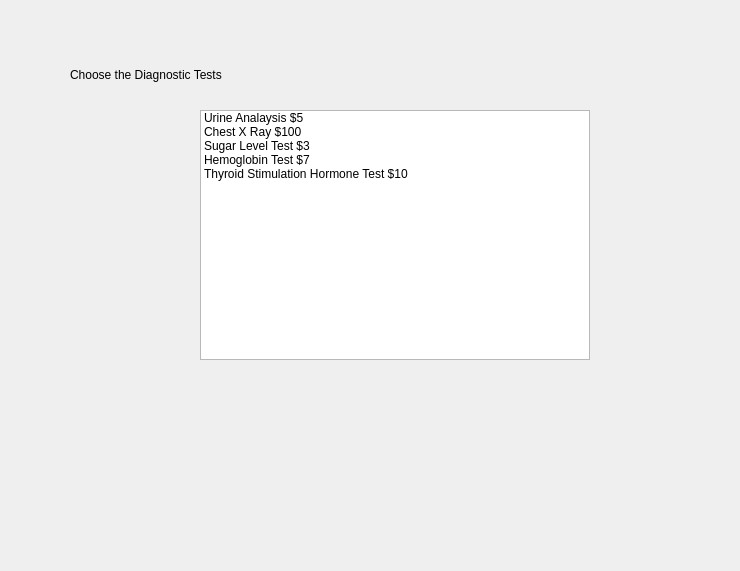
<?xml version="1.0" encoding="UTF-8"?>
<ui version="4.0">
 <class>Dialog</class>
 <widget class="QDialog" name="Dialog">
  <property name="geometry">
   <rect>
    <x>0</x>
    <y>0</y>
    <width>740</width>
    <height>571</height>
   </rect>
  </property>
  <property name="windowTitle">
   <string>Dialog</string>
  </property>
  <widget class="QLabel" name="label">
   <property name="geometry">
    <rect>
     <x>70</x>
     <y>60</y>
     <width>220</width>
     <height>30</height>
    </rect>
   </property>
   <property name="text">
    <string>Choose the Diagnostic Tests</string>
   </property>
  </widget>
  <widget class="QLabel" name="labelTest">
   <property name="geometry">
    <rect>
     <x>150</x>
     <y>440</y>
     <width>500</width>
     <height>50</height>
    </rect>
   </property>
   <property name="text">
    <string/>
   </property>
  </widget>
  <widget class="QListWidget" name="listWidgetDiagnosis">
   <property name="geometry">
    <rect>
     <x>200</x>
     <y>110</y>
     <width>390</width>
     <height>250</height>
    </rect>
   </property>
   <item>
    <property name="text">
     <string>Urine Analaysis $5</string>
    </property>
   </item>
   <item>
    <property name="text">
     <string>Chest X Ray $100</string>
    </property>
   </item>
   <item>
    <property name="text">
     <string>Sugar Level Test $3</string>
    </property>
   </item>
   <item>
    <property name="text">
     <string>Hemoglobin Test $7</string>
    </property>
   </item>
   <item>
    <property name="text">
     <string>Thyroid Stimulation Hormone Test $10</string>
    </property>
   </item>
  </widget>
 </widget>
 <resources/>
 <connections/>
</ui>
